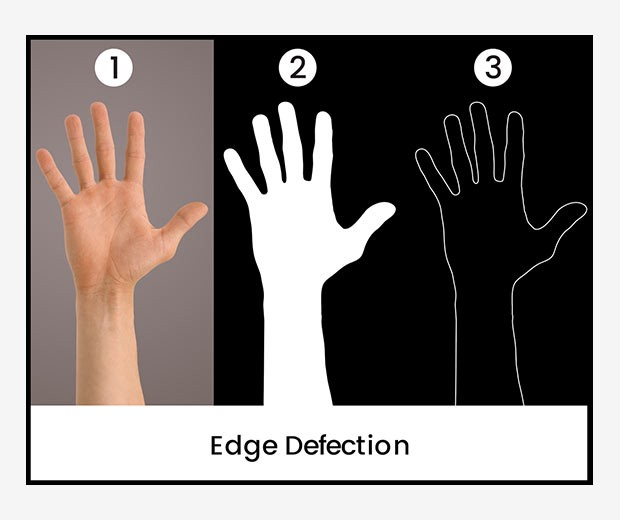
#> input picture Resources/0_y35KUbiwN5PlSmF4.jpg, 620 x 520 px
$ python chapter2.py
#> lines starting #> are read from the running program, lines starting #| are printed output that depends on the picture; after the words box and inside, x2 and y2 are one past the last pixel; in counts of white or black regions, pixels touching at a corner belong together
import cv2
import numpy as np
#Basic Functions

img = cv2.imread("Resources/0_y35KUbiwN5PlSmF4.jpg")
#> img is the input picture: shape (520, 620, 3); mean B, G, R 128.4, 130.7, 136.5
kernel = np.ones((5,5),np.uint8) # 24:45

imgGray = cv2.cvtColor(img, cv2.COLOR_BGR2GRAY)  # Grayscale conversion
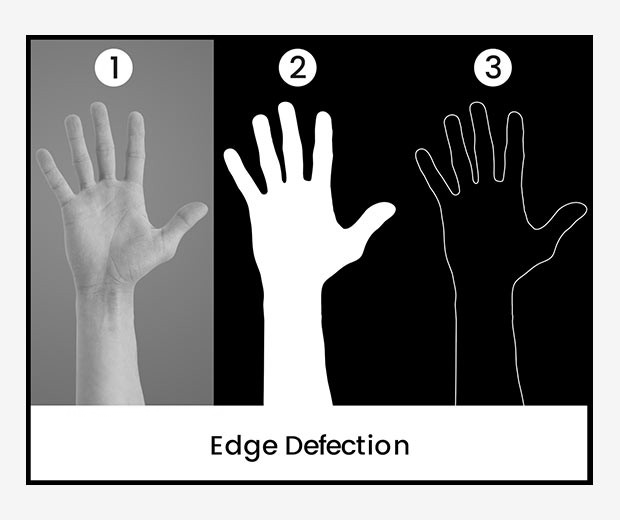
#> imgGray: shape (520, 620); min 0, max 255, mean 132.2
imgBlur = cv2.GaussianBlur(imgGray, (7, 7), 0)  # Blurs Image, 7,7 is a Ksize (how blurry), must be odd
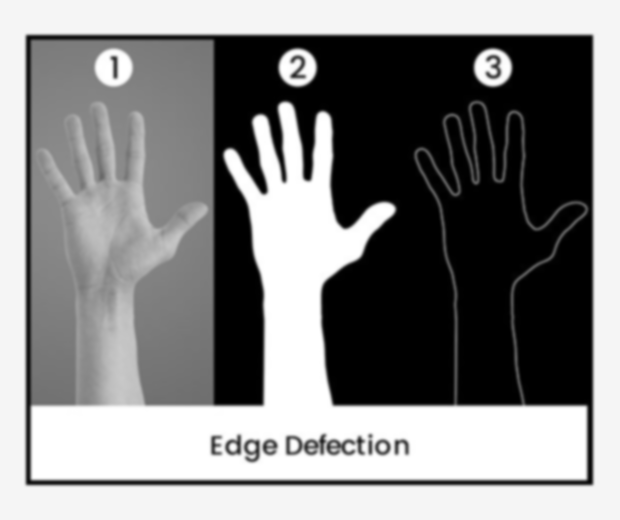
#> imgBlur: shape (520, 620); min 0, max 255, mean 132.2
imgCanny = cv2.Canny(img, 150, 200)  # Image line detector
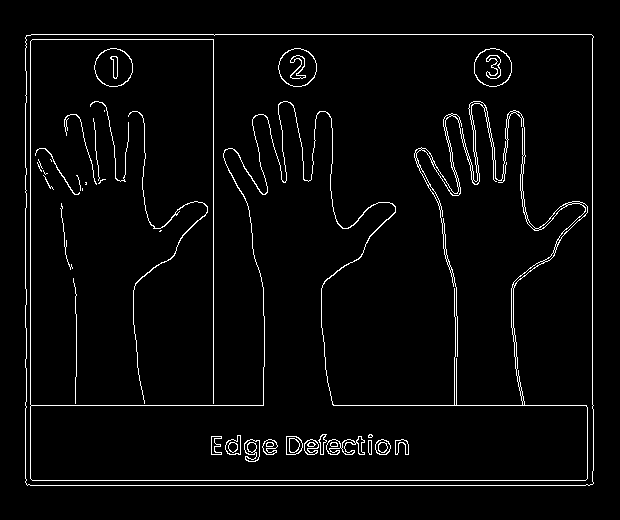
#> imgCanny: shape (520, 620); 3.3% white in thin lines or dots, all inside (x1, y1, x2, y2) = (25, 34, 594, 486)
# 23:30, kernel is a matrices, which is gotten from numpy, used for line thickness
imgDialation = cv2.dilate(imgCanny, kernel, iterations=1)
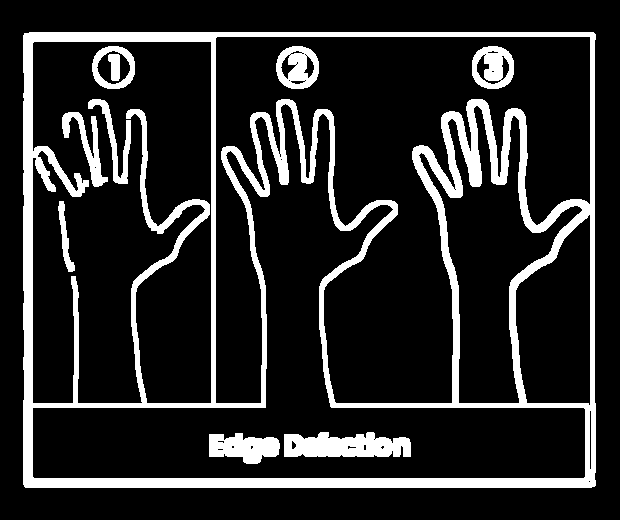
#> imgDialation: shape (520, 620); 15.7% white; 10 white regions, largest, box (x1, y1, x2, y2) and area: (23, 32, 596, 488) 40595, (284, 432, 411, 457) 2539, (209, 433, 280, 464) 1532
imgEroded = cv2.erode(imgDialation, kernel, iterations=1) # Does the operation of Dialation
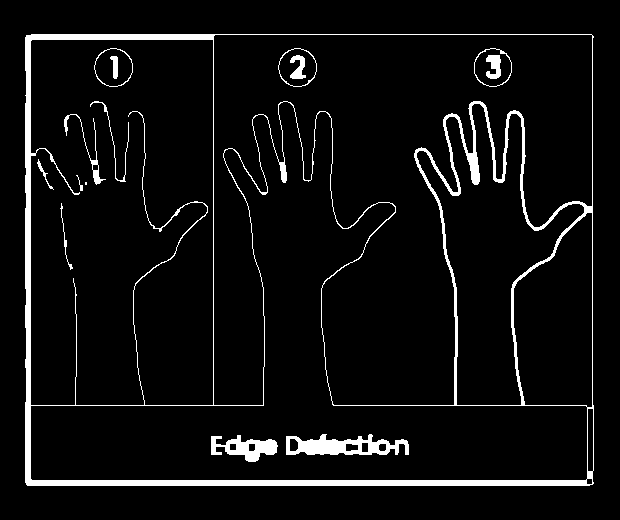
#> imgEroded: shape (520, 620); 5.8% white; 15 white regions (1 under 20 px), largest, box (x1, y1, x2, y2) and area: (25, 34, 594, 486) 14597, (286, 434, 409, 455) 1511, (211, 435, 278, 462) 932

cv2.imshow("Canny Image", imgCanny)
cv2.imshow("Gray Image", imgGray)
cv2.imshow("Blur Image", imgBlur)
cv2.imshow("Dialation Image", imgDialation)
cv2.imshow("Eroded Image", imgEroded)
cv2.waitKey(0)

$ run again, with Resources/a1.jpg copied over Resources/0_y35KUbiwN5PlSmF4.jpg
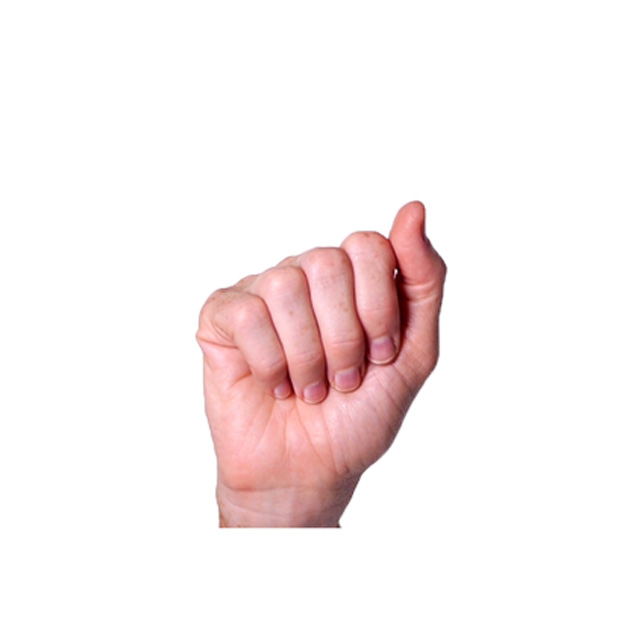
#> input picture Resources/a1.jpg, 640 x 640 px
#> img is the input picture: shape (640, 640, 3); mean B, G, R 240.2, 240.3, 249.1
#> `imgCanny = cv2.Canny(img, 150, 200)`:
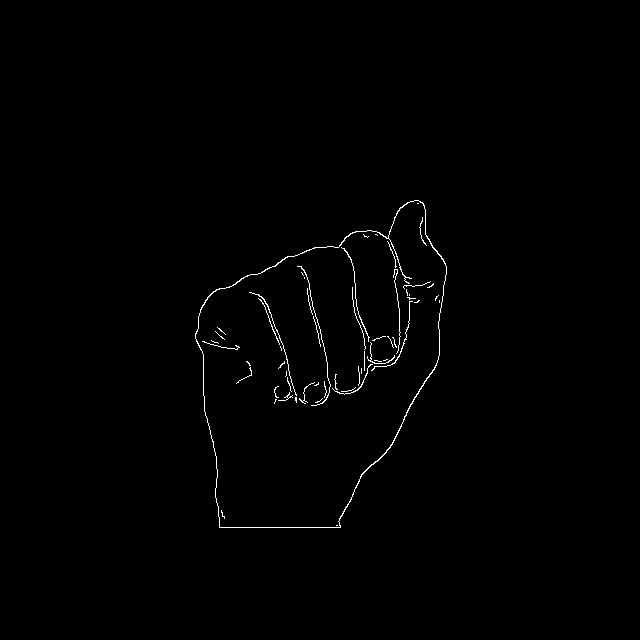
#> imgCanny: shape (640, 640); 0.66% white in thin lines or dots, all inside (x1, y1, x2, y2) = (195, 200, 447, 528)
#> imgDialation: shape (640, 640); 3.3% white; 2 white regions, box (x1, y1, x2, y2) and area: (193, 198, 449, 530) 13415, (234, 359, 254, 386) 231
#> `imgEroded = cv2.erode(imgDialation, kernel, iterations=1)`:
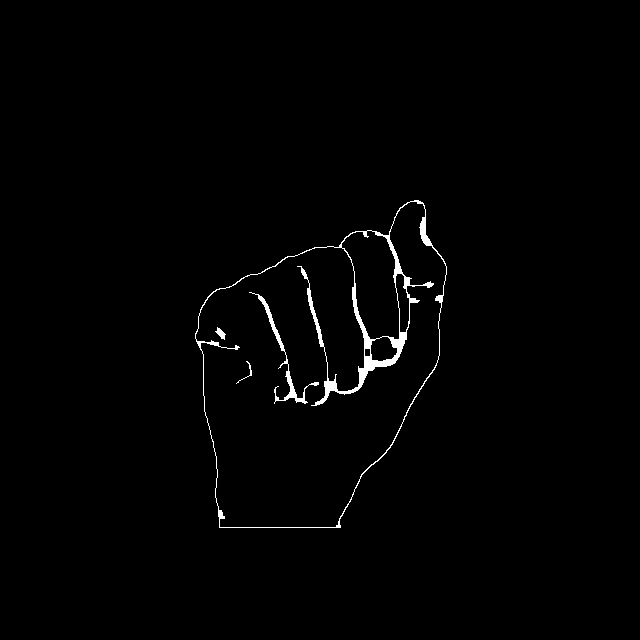
#> imgEroded: shape (640, 640); 1.1% white; 4 white regions, box (x1, y1, x2, y2) and area: (195, 200, 447, 528) 3657, (249, 292, 319, 404) 593, (215, 327, 226, 340) 65, (236, 361, 252, 384) 43

$ run again, with Resources/1_oA5gpj96WnsQPAs5hdH3Bw.jpeg copied over Resources/0_y35KUbiwN5PlSmF4.jpg
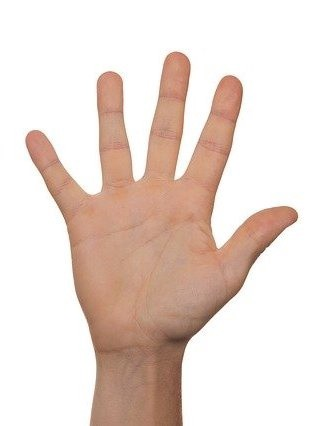
#> input picture Resources/1_oA5gpj96WnsQPAs5hdH3Bw.jpeg, 318 x 426 px
#> img is the input picture: shape (426, 318, 3); mean B, G, R 209, 217, 232.6
#> `imgCanny = cv2.Canny(img, 150, 200)`:
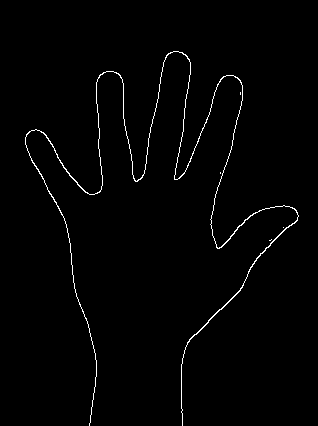
#> imgCanny: shape (426, 318); 1.3% white in thin lines or dots, all inside (x1, y1, x2, y2) = (25, 51, 299, 426)
#> `imgDialation = cv2.dilate(imgCanny, kernel, iterations=1)`:
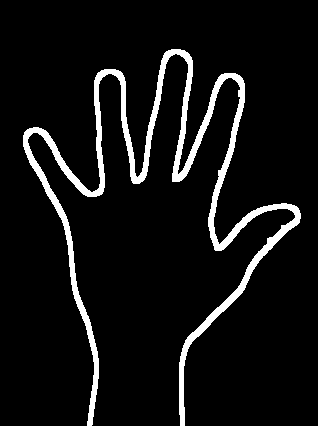
#> imgDialation: shape (426, 318); 7.1% white; 1 white region, box (x1, y1, x2, y2) and area: (23, 49, 301, 426) 9679
